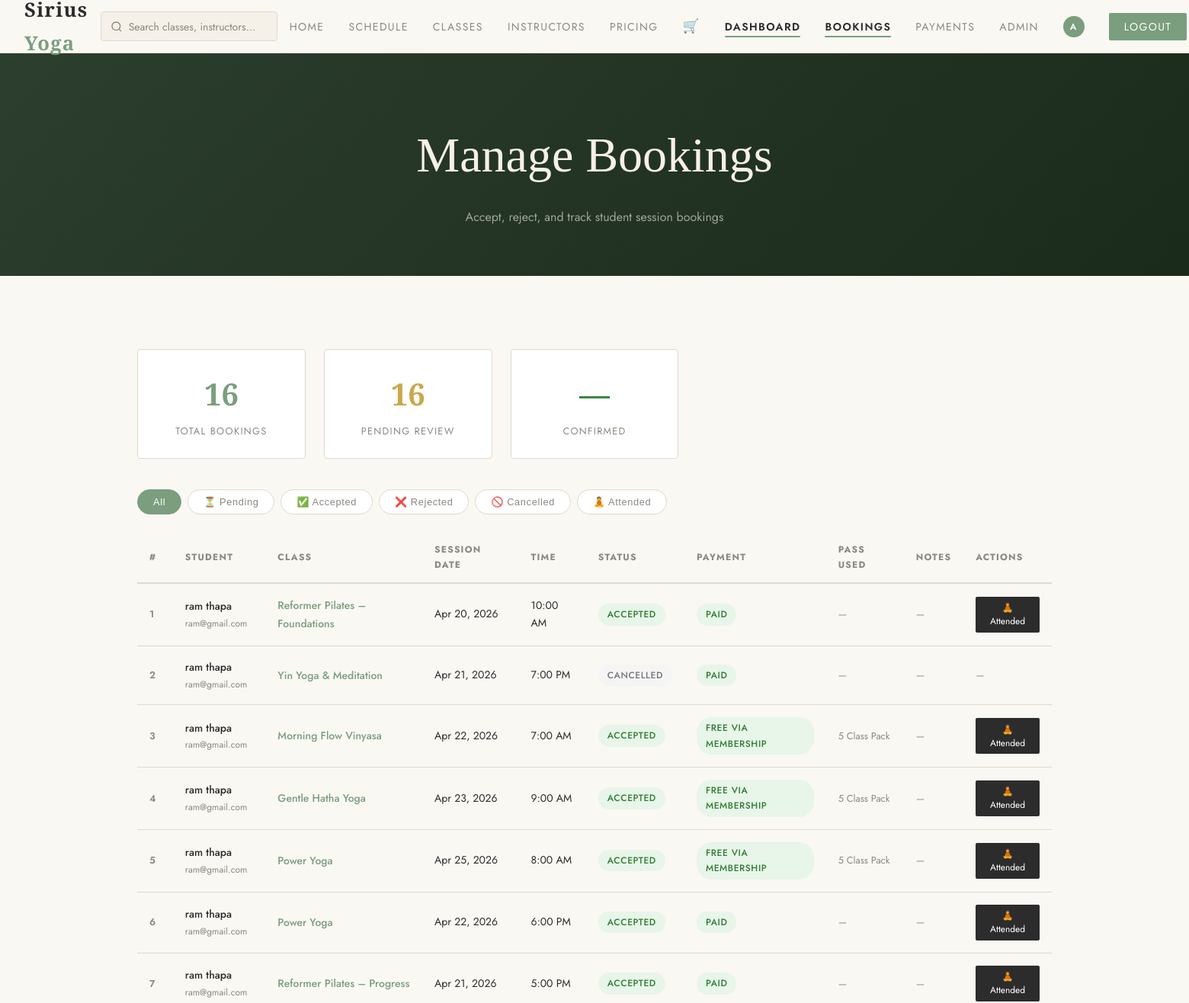
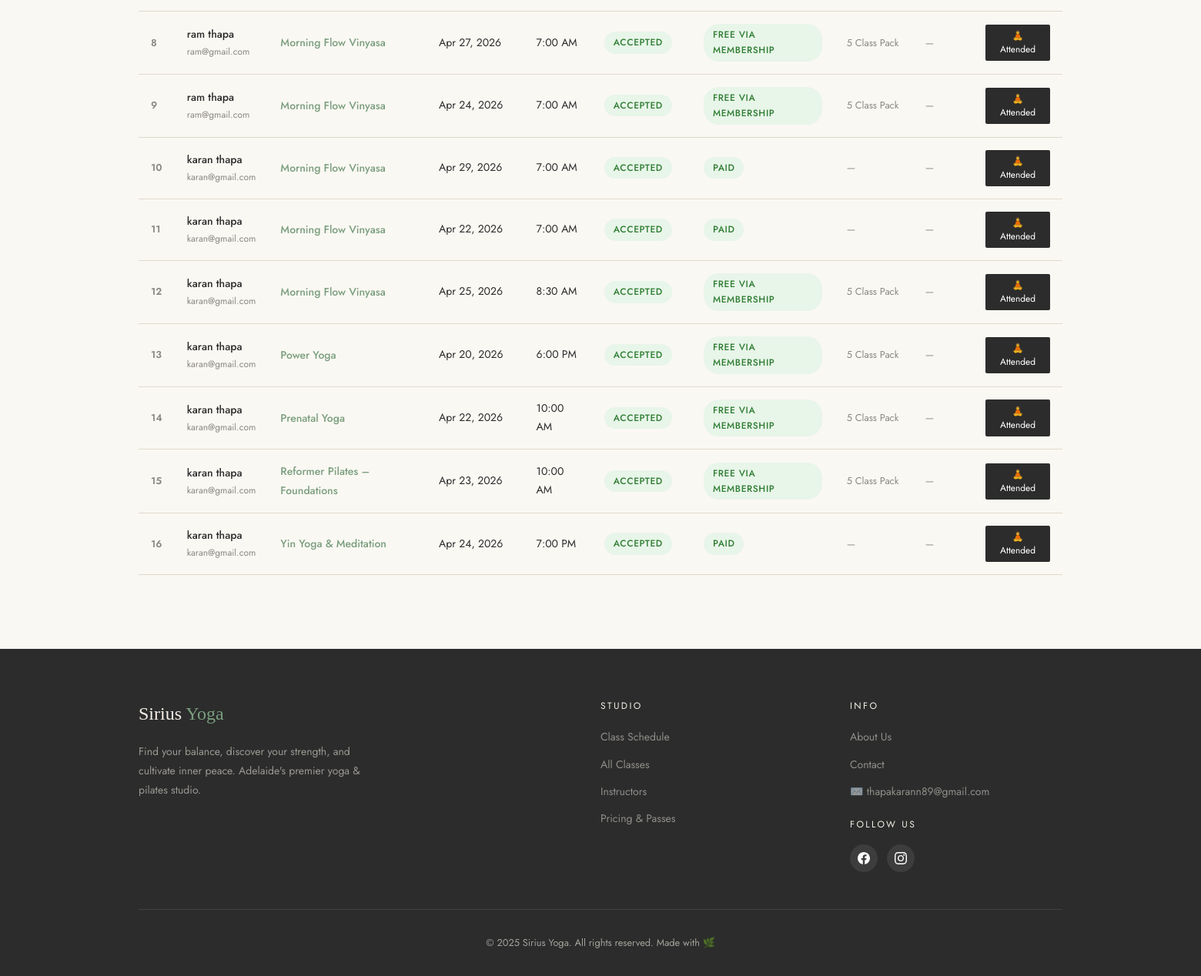
Page /manage/bookings/ (signed in) on the committed database (2 pictures, top to bottom).
### core/models.py (models this page shows, shortened)
class Booking(models.Model):
    STATUS_CHOICES = [
        ('pending', 'Pending'),
        ('accepted', 'Accepted'),
        ('rejected', 'Rejected'),
        ('cancelled', 'Cancelled'),
        ('attended', 'Attended'),
    ]
    user = models.ForeignKey(User, on_delete=models.CASCADE, related_name='bookings')
    yoga_class = models.ForeignKey(YogaClass, on_delete=models.CASCADE, related_name='bookings')
    session = models.ForeignKey(ClassSession, on_delete=models.CASCADE, related_name='bookings', null=True, blank=True)
    booking_date = models.DateField(default=datetime.date.today)
    status = models.CharField(max_length=20, choices=STATUS_CHOICES, default='pending')
    notes = models.TextField(blank=True)
    used_membership = models.ForeignKey(UserMembership, on_delete=models.SET_NULL, null=True, blank=True)
    created_at = models.DateTimeField(auto_now_add=True)
    updated_at = models.DateTimeField(auto_now=True)
    payment_status = models.CharField(
        max_length=20,
        choices=[('unpaid', 'Unpaid'), ('paid', 'Paid'), ('free', 'Free via Membership')],
        default='unpaid'
    )
    reminder_sent = models.BooleanField(default=False)
    class Meta:
        unique_together = ('user', 'session')

class YogaClass(models.Model):
    LEVEL_CHOICES = [
        ('beginner', 'Beginner'),
        ('intermediate', 'Intermediate'),
        ('advanced', 'Advanced'),
        ('all', 'All Levels'),
    ]
    CATEGORY_CHOICES = [
        ('yoga', 'Yoga'),
        ('pilates', 'Pilates'),
        ('reformer', 'Reformer Pilates'),
        ('meditation', 'Meditation'),
        ('breathwork', 'Breathwork'),
        ('hiit', 'HIIT Yoga'),
        ('yin', 'Yin'),
        ('prenatal', 'Prenatal'),
    ]
    name = models.CharField(max_length=200)
    slug = models.SlugField(max_length=220, unique=True, blank=True)
    description = models.TextField()
    instructor = models.ForeignKey(Instructor, on_delete=models.SET_NULL, null=True, related_name='classes')
    duration_minutes = models.IntegerField(default=60)
    price = models.DecimalField(max_digits=8, decimal_places=2)
    level = models.CharField(max_length=20, choices=LEVEL_CHOICES, default='all')
    category = models.CharField(max_length=20, choices=CATEGORY_CHOICES, default='yoga')
    image = models.ImageField(upload_to='classes/', blank=True, null=True)
    photo_url = models.URLField(blank=True, help_text='External photo URL (e.g. Unsplash)')
    max_participants = models.IntegerField(default=15)
    is_active = models.BooleanField(default=True)
    what_to_bring = models.TextField(blank=True, default="Comfortable yoga attire, water bottle. Mats available to borrow.")
    cancellation_hours = models.IntegerField(default=12, help_text="Hours before class to allow cancellation")
    prerequisite_note = models.CharField(max_length=300, blank=True, help_text="e.g. Must have completed Intro to Reformer")
    is_online = models.BooleanField(default=False)
    online_link = models.URLField(blank=True)
    created_at = models.DateTimeField(auto_now_add=True)
    class Meta:
        verbose_name_plural = 'Yoga Classes'

class ClassSession(models.Model):
    STATUS_CHOICES = [
        ('scheduled', 'Scheduled'),
        ('unavailable', 'Unavailable'),   # admin marks as not available
        ('cancelled', 'Cancelled'),
        ('completed', 'Completed'),
    ]
    yoga_class = models.ForeignKey(YogaClass, on_delete=models.CASCADE, related_name='sessions')
    date = models.DateField()
    start_time = models.TimeField()
    end_time = models.TimeField()
    override_price = models.DecimalField(max_digits=8, decimal_places=2, null=True, blank=True,
                                         help_text="Leave blank to use class default price")
    override_max = models.IntegerField(null=True, blank=True,
                                       help_text="Leave blank to use class default max participants")
    status = models.CharField(max_length=20, choices=STATUS_CHOICES, default='scheduled')
    notes = models.CharField(max_length=300, blank=True, help_text="e.g. 'Bring a towel', 'Outdoor session'")
    created_at = models.DateTimeField(auto_now_add=True)
    class Meta:
        ordering = ['date', 'start_time']

class UserMembership(models.Model):
    STATUS_CHOICES = [('active', 'Active'), ('expired', 'Expired'), ('cancelled', 'Cancelled')]
    user = models.ForeignKey(User, on_delete=models.CASCADE, related_name='memberships')
    plan = models.ForeignKey(MembershipPlan, on_delete=models.PROTECT)
    start_date = models.DateField()
    end_date = models.DateField()
    classes_remaining = models.IntegerField(null=True, blank=True)
    status = models.CharField(max_length=20, choices=STATUS_CHOICES, default='active')
    created_at = models.DateTimeField(auto_now_add=True)

class MembershipPlan(models.Model):
    PLAN_TYPE_CHOICES = [
        ('unlimited', 'Unlimited Monthly'),
        ('pack', 'Class Pack'),
        ('drop_in', 'Drop-In'),
    ]
    name = models.CharField(max_length=100)
    plan_type = models.CharField(max_length=20, choices=PLAN_TYPE_CHOICES)
    description = models.TextField(blank=True)
    price = models.DecimalField(max_digits=8, decimal_places=2)
    classes_included = models.IntegerField(null=True, blank=True, help_text="For packs. Null = unlimited")
    validity_days = models.IntegerField(default=30, help_text="How many days this plan is valid")
    is_active = models.BooleanField(default=True)
    highlight = models.BooleanField(default=False, help_text="Mark as featured/popular")

### core/views.py (the view)
# urls.py: path('manage/bookings/', views.manage_bookings, name='manage_bookings'),
@login_required
def manage_bookings(request):
    if not request.user.is_staff:
        messages.error(request, 'Access denied.')
        return redirect('home')
    bookings = Booking.objects.select_related(
        'user', 'yoga_class', 'session'
    ).order_by('created_at')
    return render(request, 'manage_bookings.html', {'bookings': bookings})

### core/context_processors.py (called while the page is built)
def cart_count(request):
    count = 0
    if request.user.is_authenticated:
        count = CartItem.objects.filter(user=request.user).count()
    return {'cart_count': count}

### templates/manage_bookings.html (shortened to what this page needs)
{% extends 'base.html' %}
{% block content %}
<div class="page-header">
  <h1>Manage Bookings</h1>
  <p>Accept, reject, and track student session bookings</p>
</div>
<section class="section">
  <div class="section-inner">
    <div class="stats-grid" style="margin-bottom:2.5rem;">
      {% with total=bookings|length %}
      <div class="stat-card"><div class="stat-number">{{ total }}</div><div class="stat-label">Total Bookings</div></div>
      {% endwith %}
      <div class="stat-card"><div class="stat-number" style="color:var(--gold)">{{ bookings|dictsortreversed:"status"|length }}</div><div class="stat-label">Pending Review</div></div>
      <div class="stat-card"><div class="stat-number" style="color:#2e7d32">—</div><div class="stat-label">Confirmed</div></div>
    </div>
    <div class="filter-tabs" id="filterTabs" style="margin-bottom:1.5rem;">
      <button class="filter-tab active" onclick="filterTable(this,'all')">All</button>
      <button class="filter-tab" onclick="filterTable(this,'pending')">⏳ Pending</button>
      <button class="filter-tab" onclick="filterTable(this,'accepted')">✅ Accepted</button>
      <button class="filter-tab" onclick="filterTable(this,'rejected')">❌ Rejected</button>
      <button class="filter-tab" onclick="filterTable(this,'cancelled')">🚫 Cancelled</button>
      <button class="filter-tab" onclick="filterTable(this,'attended')">🧘 Attended</button>
    </div>
    {% if bookings %}
    <div style="overflow-x:auto;">
      <table class="data-table" id="bookingTable">
        <thead>
          <tr>
            <th>#</th>
            <th>Student</th>
            <th>Class</th>
            <th>Session Date</th>
            <th>Time</th>
            <th>Status</th>
            <th>Payment</th>
            <th>Pass Used</th>
            <th>Notes</th>
            <th>Actions</th>
          </tr>
        </thead>
        <tbody>
          {% for b in bookings %}
          <tr data-status="{{ b.status }}">
            <td style="color:var(--soft-grey);font-size:0.8rem;font-weight:600;">{{ forloop.counter }}</td>
            <td>
              <div style="font-weight:500;font-size:0.875rem;">{{ b.user.get_full_name|default:b.user.username }}</div>
              <div style="font-size:0.75rem;color:var(--soft-grey);">{{ b.user.email }}</div>
            </td>
            <td>
              <a href="{% url 'class_detail' b.yoga_class.pk %}" style="color:var(--sage);text-decoration:none;font-size:0.875rem;font-weight:500">{{ b.yoga_class.name }}</a>
            </td>
            <td style="font-size:0.875rem;">
              {% if b.session %}{{ b.session.date|date:"M j, Y" }}{% else %}{{ b.booking_date }}{% endif %}
            </td>
            <td style="font-size:0.875rem;">
              {% if b.session %}{{ b.session.start_time|time:"g:i A" }}{% else %}—{% endif %}
            </td>
            <td><span class="status-badge status-{{ b.status }}">{{ b.get_status_display }}</span></td>
            <td>
              <span class="status-badge {% if b.payment_status == 'paid' or b.payment_status == 'free' %}status-accepted{% else %}status-unpaid{% endif %}">
                {{ b.get_payment_status_display }}
              </span>
            </td>
            <td style="font-size:0.8rem;color:var(--soft-grey)">
              {% if b.used_membership %}{{ b.used_membership.plan.name }}{% else %}—{% endif %}
            </td>
            <td style="max-width:130px;font-size:0.8rem;color:var(--soft-grey)">{{ b.notes|truncatechars:35|default:"—" }}</td>
            <td>
              <div style="display:flex;gap:0.4rem;flex-wrap:wrap;">
                {% if b.status == 'pending' %}
                <form method="post" action="{% url 'update_booking_status' b.pk %}">
                  {% csrf_token %}<input type="hidden" name="action" value="accept">
                  <button type="submit" class="action-btn action-accept">✅ Accept</button>
                </form>
                <form method="post" action="{% url 'update_booking_status' b.pk %}">
                  {% csrf_token %}<input type="hidden" name="action" value="reject">
                  <button type="submit" class="action-btn action-reject">❌ Reject</button>
                </form>
                {% elif b.status == 'accepted' %}
                <form method="post" action="{% url 'update_booking_status' b.pk %}">
                  <button type="submit" class="action-btn action-attended">🧘 Attended</button>
                </form>
                {% else %}
                <span style="font-size:0.8rem;color:var(--soft-grey);">—</span>
                {% endif %}
              </div>
            </td>
          </tr>
          {% endfor %}
        </tbody>
      </table>
    </div>
    {% else %}
    <div style="text-align:center;padding:4rem;color:var(--soft-grey);">
      <div style="font-size:4rem;margin-bottom:1rem">📋</div>
      <p>No bookings yet.</p>
    </div>
    {% endif %}
  </div>
</section>
{% endblock %}

### templates/base.html (shortened to what this page needs)
<!DOCTYPE html>
<html lang="en">
<head>
  {% load static %}
  <link rel="stylesheet" href="{% static 'css/style.css' %}">
</head>
<body>
<nav class="navbar">
  <a href="{% url 'home' %}" class="nav-brand">Sirius <span>Yoga</span></a>
  <div class="search-wrap" id="searchWrap">
    <div class="search-box">
      <svg class="search-icon" width="16" height="16" viewBox="0 0 24 24" fill="none" stroke="currentColor" stroke-width="2"><circle cx="11" cy="11" r="8"/><path d="m21 21-4.35-4.35"/></svg>
      <input type="text" id="searchInput" class="search-input" placeholder="Search classes, instructors…" autocomplete="off" spellcheck="false">
    </div>
  </div>
  <ul class="nav-links">
    <li><a href="{% url 'home' %}">Home</a></li>
    <li><a href="{% url 'schedule' %}">Schedule</a></li>
    <li><a href="{% url 'classes' %}">Classes</a></li>
    <li><a href="{% url 'instructors' %}">Instructors</a></li>
    <li><a href="{% url 'pricing' %}">Pricing</a></li>
    {% if user.is_authenticated %}
      <li>
        <a href="{% url 'cart' %}" style="display:flex;align-items:center;gap:0.35rem;position:relative;">
          <span style="font-size:1.1rem;">🛒</span>
        </a>
      </li>
      {% if user.is_staff %}
        <li><a href="{% url 'owner_dashboard' %}">Dashboard</a></li>
        <li><a href="{% url 'manage_bookings' %}">Bookings</a></li>
        <li><a href="{% url 'manage_payments' %}">Payments</a></li>
        <li><a href="{% url 'admin:index' %}">Admin</a></li>
      {% else %}
        <li><a href="{% url 'my_bookings' %}">My Bookings</a></li>
      {% endif %}
      <li><a href="{% url 'customer_profile' %}">
        <span style="width:28px;height:28px;background:var(--sage);border-radius:50%;display:inline-flex;align-items:center;justify-content:center;color:white;font-size:0.75rem;font-weight:600">
          {{ user.first_name|first|default:user.username|first|upper }}
        </span>
      </a></li>
      <li><a href="{% url 'logout' %}" class="btn-nav">Logout</a></li>
    {% else %}
      <li><a href="{% url 'login' %}">Login</a></li>
      <li><a href="{% url 'register' %}" class="btn-nav">Join Free</a></li>
    {% endif %}
  </ul>
</nav>
{% block content %}{% endblock %}
<footer>
  <div class="footer-inner">
    <div class="footer-grid">
      <div>
        <div class="footer-brand">Sirius <span>Yoga</span></div>
        <p style="font-size:0.875rem;line-height:1.8;max-width:300px;color:rgba(245,240,232,0.55);">
          Find your balance, discover your strength, and cultivate inner peace. Adelaide's premier yoga & pilates studio.
        </p>
      </div>
      <div>
        <div class="footer-heading">Studio</div>
        <ul class="footer-links">
          <li><a href="{% url 'schedule' %}">Class Schedule</a></li>
          <li><a href="{% url 'classes' %}">All Classes</a></li>
          <li><a href="{% url 'instructors' %}">Instructors</a></li>
          <li><a href="{% url 'pricing' %}">Pricing & Passes</a></li>
        </ul>
      </div>
      <div>
        <div class="footer-heading">Info</div>
        <ul class="footer-links">
          <li><a href="{% url 'about' %}">About Us</a></li>
          <li><a href="{% url 'contact' %}">Contact</a></li>
          <li><a href="mailto:thapakarann89@gmail.com">✉️ thapakarann89@gmail.com</a></li>
        </ul>
        <div style="margin-top:1.25rem;">
          <div class="footer-heading">Follow Us</div>
          <div style="display:flex;gap:0.75rem;margin-top:0.5rem;">
            <a href="https://www.facebook.com" target="_blank" rel="noopener"
               style="width:36px;height:36px;background:rgba(255,255,255,0.08);border-radius:50%;display:flex;align-items:center;justify-content:center;transition:background 0.2s;"
               onmouseover="this.style.background='#1877f2'" onmouseout="this.style.background='rgba(255,255,255,0.08)'">
            </a>
            <a href="https://www.instagram.com" target="_blank" rel="noopener"
               style="width:36px;height:36px;background:rgba(255,255,255,0.08);border-radius:50%;display:flex;align-items:center;justify-content:center;transition:background 0.2s;"
               onmouseover="this.style.background='#e1306c'" onmouseout="this.style.background='rgba(255,255,255,0.08)'">
            </a>
          </div>
        </div>
      </div>
    </div>
    <div class="footer-bottom">© 2025 Sirius Yoga. All rights reserved. Made with 🌿</div>
  </div>
</footer>
</body>
</html>

### rows in the picture
Booking: user.get_full_name "ram thapa", user.email "ram@gmail.com", yoga_class.name "Reformer Pilates – Foundations", session "Apr 20, 2026", session.start_time "10:00 AM", status "ACCEPTED", payment_status "PAID", notes "—", shows "🧘 Attended"
Booking: user.get_full_name "ram thapa", user.email "ram@gmail.com", yoga_class.name "Yin Yoga & Meditation", session "Apr 21, 2026", session.start_time "7:00 PM", status "CANCELLED", payment_status "PAID", notes "—"
Booking: user.get_full_name "ram thapa", user.email "ram@gmail.com", yoga_class.name "Morning Flow Vinyasa", session "Apr 22, 2026", session.start_time "7:00 AM", status "ACCEPTED", payment_status "FREE VIA MEMBERSHIP", used_membership.plan.name "5 Class Pack", notes "—", shows "🧘 Attended"
Booking: user.get_full_name "ram thapa", user.email "ram@gmail.com", yoga_class.name "Gentle Hatha Yoga", session "Apr 23, 2026", session.start_time "9:00 AM", status "ACCEPTED", payment_status "FREE VIA MEMBERSHIP", used_membership.plan.name "5 Class Pack", notes "—", shows "🧘 Attended"
Booking: user.get_full_name "ram thapa", user.email "ram@gmail.com", yoga_class.name "Power Yoga", session "Apr 25, 2026", session.start_time "8:00 AM", status "ACCEPTED", payment_status "FREE VIA MEMBERSHIP", used_membership.plan.name "5 Class Pack", notes "—", shows "🧘 Attended"
Booking: user.get_full_name "ram thapa", user.email "ram@gmail.com", yoga_class.name "Power Yoga", session "Apr 22, 2026", session.start_time "6:00 PM", status "ACCEPTED", payment_status "PAID", notes "—", shows "🧘 Attended"
Booking: user.get_full_name "ram thapa", user.email "ram@gmail.com", yoga_class.name "Reformer Pilates – Progress", session "Apr 21, 2026", session.start_time "5:00 PM", status "ACCEPTED", payment_status "PAID", notes "—", shows "🧘 Attended"
Booking: user.get_full_name "ram thapa", user.email "ram@gmail.com", yoga_class.name "Morning Flow Vinyasa", session "Apr 27, 2026", session.start_time "7:00 AM", status "ACCEPTED", payment_status "FREE VIA MEMBERSHIP", used_membership.plan.name "5 Class Pack", notes "—", shows "🧘 Attended"
Booking: user.get_full_name "ram thapa", user.email "ram@gmail.com", yoga_class.name "Morning Flow Vinyasa", session "Apr 24, 2026", session.start_time "7:00 AM", status "ACCEPTED", payment_status "FREE VIA MEMBERSHIP", used_membership.plan.name "5 Class Pack", notes "—", shows "🧘 Attended"
Booking: user.get_full_name "karan thapa", user.email "karan@gmail.com", yoga_class.name "Morning Flow Vinyasa", session "Apr 29, 2026", session.start_time "7:00 AM", status "ACCEPTED", payment_status "PAID", notes "—", shows "🧘 Attended"
Booking: user.get_full_name "karan thapa", user.email "karan@gmail.com", yoga_class.name "Morning Flow Vinyasa", session "Apr 22, 2026", session.start_time "7:00 AM", status "ACCEPTED", payment_status "PAID", notes "—", shows "🧘 Attended"
Booking: user.get_full_name "karan thapa", user.email "karan@gmail.com", yoga_class.name "Morning Flow Vinyasa", session "Apr 25, 2026", session.start_time "8:30 AM", status "ACCEPTED", payment_status "FREE VIA MEMBERSHIP", used_membership.plan.name "5 Class Pack", notes "—", shows "🧘 Attended"
Booking: user.get_full_name "karan thapa", user.email "karan@gmail.com", yoga_class.name "Power Yoga", session "Apr 20, 2026", session.start_time "6:00 PM", status "ACCEPTED", payment_status "FREE VIA MEMBERSHIP", used_membership.plan.name "5 Class Pack", notes "—", shows "🧘 Attended"
Booking: user.get_full_name "karan thapa", user.email "karan@gmail.com", yoga_class.name "Prenatal Yoga", session "Apr 22, 2026", session.start_time "10:00 AM", status "ACCEPTED", payment_status "FREE VIA MEMBERSHIP", used_membership.plan.name "5 Class Pack", notes "—", shows "🧘 Attended"
Booking: user.get_full_name "karan thapa", user.email "karan@gmail.com", yoga_class.name "Reformer Pilates – Foundations", session "Apr 23, 2026", session.start_time "10:00 AM", status "ACCEPTED", payment_status "FREE VIA MEMBERSHIP", used_membership.plan.name "5 Class Pack", notes "—", shows "🧘 Attended"
Booking: user.get_full_name "karan thapa", user.email "karan@gmail.com", yoga_class.name "Yin Yoga & Meditation", session "Apr 24, 2026", session.start_time "7:00 PM", status "ACCEPTED", payment_status "PAID", notes "—", shows "🧘 Attended"

### other values in the picture
{{ user.first_name|first|default:user.username|first|upper }} "A"
{{ total }} "16"
{{ bookings|dictsortreversed:"status"|length }} "16"
